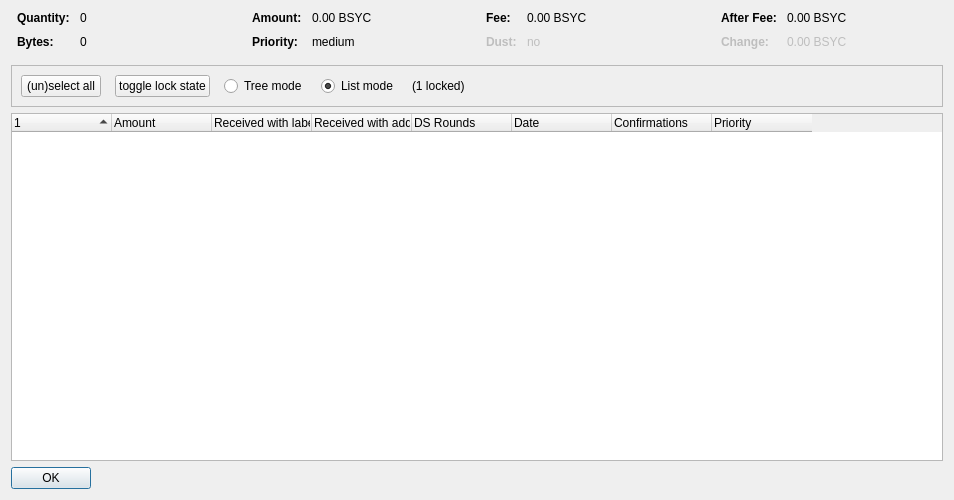
<?xml version="1.0" encoding="UTF-8"?>
<ui version="4.0">
 <class>CoinControlDialog</class>
 <widget class="QDialog" name="CoinControlDialog">
  <property name="geometry">
   <rect>
    <x>0</x>
    <y>0</y>
    <width>954</width>
    <height>500</height>
   </rect>
  </property>
  <property name="windowTitle">
   <string>Coin Selection</string>
  </property>
  <layout class="QVBoxLayout" name="verticalLayout">
   <item>
    <layout class="QHBoxLayout" name="horizontalLayoutTop" stretch="0,0,0,0">
     <property name="topMargin">
      <number>0</number>
     </property>
     <property name="bottomMargin">
      <number>10</number>
     </property>
     <item>
      <layout class="QFormLayout" name="formLayoutCoinControl1">
       <property name="horizontalSpacing">
        <number>10</number>
       </property>
       <property name="verticalSpacing">
        <number>10</number>
       </property>
       <property name="leftMargin">
        <number>6</number>
       </property>
       <property name="rightMargin">
        <number>6</number>
       </property>
       <item row="0" column="0">
        <widget class="QLabel" name="labelCoinControlQuantityText">
         <property name="font">
          <font>
           <weight>75</weight>
           <bold>true</bold>
          </font>
         </property>
         <property name="text">
          <string>Quantity:</string>
         </property>
        </widget>
       </item>
       <item row="0" column="1">
        <widget class="QLabel" name="labelCoinControlQuantity">
         <property name="cursor">
          <cursorShape>IBeamCursor</cursorShape>
         </property>
         <property name="contextMenuPolicy">
          <enum>Qt::ActionsContextMenu</enum>
         </property>
         <property name="text">
          <string notr="true">0</string>
         </property>
         <property name="textInteractionFlags">
          <set>Qt::LinksAccessibleByMouse|Qt::TextSelectableByKeyboard|Qt::TextSelectableByMouse</set>
         </property>
        </widget>
       </item>
       <item row="1" column="0">
        <widget class="QLabel" name="labelCoinControlBytesText">
         <property name="font">
          <font>
           <weight>75</weight>
           <bold>true</bold>
          </font>
         </property>
         <property name="text">
          <string>Bytes:</string>
         </property>
        </widget>
       </item>
       <item row="1" column="1">
        <widget class="QLabel" name="labelCoinControlBytes">
         <property name="cursor">
          <cursorShape>IBeamCursor</cursorShape>
         </property>
         <property name="contextMenuPolicy">
          <enum>Qt::ActionsContextMenu</enum>
         </property>
         <property name="text">
          <string notr="true">0</string>
         </property>
         <property name="textInteractionFlags">
          <set>Qt::LinksAccessibleByMouse|Qt::TextSelectableByKeyboard|Qt::TextSelectableByMouse</set>
         </property>
        </widget>
       </item>
      </layout>
     </item>
     <item>
      <layout class="QFormLayout" name="formLayoutCoinControl2">
       <property name="horizontalSpacing">
        <number>10</number>
       </property>
       <property name="verticalSpacing">
        <number>10</number>
       </property>
       <property name="leftMargin">
        <number>6</number>
       </property>
       <property name="rightMargin">
        <number>6</number>
       </property>
       <item row="0" column="0">
        <widget class="QLabel" name="labelCoinControlAmountText">
         <property name="font">
          <font>
           <weight>75</weight>
           <bold>true</bold>
          </font>
         </property>
         <property name="text">
          <string>Amount:</string>
         </property>
        </widget>
       </item>
       <item row="0" column="1">
        <widget class="QLabel" name="labelCoinControlAmount">
         <property name="cursor">
          <cursorShape>IBeamCursor</cursorShape>
         </property>
         <property name="contextMenuPolicy">
          <enum>Qt::ActionsContextMenu</enum>
         </property>
         <property name="text">
          <string notr="true">0.00 BSYC</string>
         </property>
         <property name="textInteractionFlags">
          <set>Qt::LinksAccessibleByMouse|Qt::TextSelectableByKeyboard|Qt::TextSelectableByMouse</set>
         </property>
        </widget>
       </item>
       <item row="1" column="0">
        <widget class="QLabel" name="labelCoinControlPriorityText">
         <property name="font">
          <font>
           <weight>75</weight>
           <bold>true</bold>
          </font>
         </property>
         <property name="text">
          <string>Priority:</string>
         </property>
        </widget>
       </item>
       <item row="1" column="1">
        <widget class="QLabel" name="labelCoinControlPriority">
         <property name="cursor">
          <cursorShape>IBeamCursor</cursorShape>
         </property>
         <property name="contextMenuPolicy">
          <enum>Qt::ActionsContextMenu</enum>
         </property>
         <property name="text">
          <string>medium</string>
         </property>
         <property name="textInteractionFlags">
          <set>Qt::LinksAccessibleByMouse|Qt::TextSelectableByKeyboard|Qt::TextSelectableByMouse</set>
         </property>
        </widget>
       </item>
      </layout>
     </item>
     <item>
      <layout class="QFormLayout" name="formLayoutCoinControl3">
       <property name="horizontalSpacing">
        <number>10</number>
       </property>
       <property name="verticalSpacing">
        <number>10</number>
       </property>
       <property name="leftMargin">
        <number>6</number>
       </property>
       <property name="rightMargin">
        <number>6</number>
       </property>
       <item row="0" column="0">
        <widget class="QLabel" name="labelCoinControlFeeText">
         <property name="font">
          <font>
           <weight>75</weight>
           <bold>true</bold>
          </font>
         </property>
         <property name="text">
          <string>Fee:</string>
         </property>
        </widget>
       </item>
       <item row="0" column="1">
        <widget class="QLabel" name="labelCoinControlFee">
         <property name="cursor">
          <cursorShape>IBeamCursor</cursorShape>
         </property>
         <property name="contextMenuPolicy">
          <enum>Qt::ActionsContextMenu</enum>
         </property>
         <property name="text">
          <string notr="true">0.00 BSYC</string>
         </property>
         <property name="textInteractionFlags">
          <set>Qt::LinksAccessibleByMouse|Qt::TextSelectableByKeyboard|Qt::TextSelectableByMouse</set>
         </property>
        </widget>
       </item>
       <item row="1" column="0">
        <widget class="QLabel" name="labelCoinControlLowOutputText">
         <property name="enabled">
          <bool>false</bool>
         </property>
         <property name="font">
          <font>
           <weight>75</weight>
           <bold>true</bold>
          </font>
         </property>
         <property name="text">
          <string>Dust:</string>
         </property>
        </widget>
       </item>
       <item row="1" column="1">
        <widget class="QLabel" name="labelCoinControlLowOutput">
         <property name="enabled">
          <bool>false</bool>
         </property>
         <property name="cursor">
          <cursorShape>IBeamCursor</cursorShape>
         </property>
         <property name="contextMenuPolicy">
          <enum>Qt::ActionsContextMenu</enum>
         </property>
         <property name="text">
          <string>no</string>
         </property>
         <property name="textInteractionFlags">
          <set>Qt::LinksAccessibleByMouse|Qt::TextSelectableByKeyboard|Qt::TextSelectableByMouse</set>
         </property>
        </widget>
       </item>
      </layout>
     </item>
     <item>
      <layout class="QFormLayout" name="formLayoutCoinControl4">
       <property name="horizontalSpacing">
        <number>10</number>
       </property>
       <property name="verticalSpacing">
        <number>10</number>
       </property>
       <property name="leftMargin">
        <number>6</number>
       </property>
       <property name="rightMargin">
        <number>6</number>
       </property>
       <item row="0" column="0">
        <widget class="QLabel" name="labelCoinControlAfterFeeText">
         <property name="font">
          <font>
           <weight>75</weight>
           <bold>true</bold>
          </font>
         </property>
         <property name="text">
          <string>After Fee:</string>
         </property>
        </widget>
       </item>
       <item row="0" column="1">
        <widget class="QLabel" name="labelCoinControlAfterFee">
         <property name="cursor">
          <cursorShape>IBeamCursor</cursorShape>
         </property>
         <property name="contextMenuPolicy">
          <enum>Qt::ActionsContextMenu</enum>
         </property>
         <property name="text">
          <string notr="true">0.00 BSYC</string>
         </property>
         <property name="textInteractionFlags">
          <set>Qt::LinksAccessibleByMouse|Qt::TextSelectableByKeyboard|Qt::TextSelectableByMouse</set>
         </property>
        </widget>
       </item>
       <item row="1" column="0">
        <widget class="QLabel" name="labelCoinControlChangeText">
         <property name="enabled">
          <bool>false</bool>
         </property>
         <property name="font">
          <font>
           <weight>75</weight>
           <bold>true</bold>
          </font>
         </property>
         <property name="text">
          <string>Change:</string>
         </property>
        </widget>
       </item>
       <item row="1" column="1">
        <widget class="QLabel" name="labelCoinControlChange">
         <property name="enabled">
          <bool>false</bool>
         </property>
         <property name="cursor">
          <cursorShape>IBeamCursor</cursorShape>
         </property>
         <property name="contextMenuPolicy">
          <enum>Qt::ActionsContextMenu</enum>
         </property>
         <property name="text">
          <string notr="true">0.00 BSYC</string>
         </property>
         <property name="textInteractionFlags">
          <set>Qt::LinksAccessibleByMouse|Qt::TextSelectableByKeyboard|Qt::TextSelectableByMouse</set>
         </property>
        </widget>
       </item>
      </layout>
     </item>
    </layout>
   </item>
   <item>
    <widget class="QFrame" name="frame">
     <property name="minimumSize">
      <size>
       <width>0</width>
       <height>40</height>
      </size>
     </property>
     <property name="frameShape">
      <enum>QFrame::StyledPanel</enum>
     </property>
     <property name="frameShadow">
      <enum>QFrame::Sunken</enum>
     </property>
     <layout class="QHBoxLayout" name="horizontalLayout">
      <item>
       <layout class="QHBoxLayout" name="horizontalLayoutPanel" stretch="0,0,0,0,0,0">
        <property name="spacing">
         <number>14</number>
        </property>
        <item>
         <widget class="QPushButton" name="pushButtonSelectAll">
          <property name="sizePolicy">
           <sizepolicy hsizetype="Maximum" vsizetype="Fixed">
            <horstretch>0</horstretch>
            <verstretch>0</verstretch>
           </sizepolicy>
          </property>
          <property name="text">
           <string>(un)select all</string>
          </property>
          <property name="autoDefault">
           <bool>false</bool>
          </property>
         </widget>
        </item>
        <item>
         <widget class="QPushButton" name="pushButtonToggleLock">
          <property name="sizePolicy">
           <sizepolicy hsizetype="Maximum" vsizetype="Fixed">
            <horstretch>0</horstretch>
            <verstretch>0</verstretch>
           </sizepolicy>
          </property>
          <property name="text">
           <string>toggle lock state</string>
          </property>
          <property name="autoDefault">
           <bool>false</bool>
          </property>
         </widget>
        </item>
        <item>
         <widget class="QRadioButton" name="radioTreeMode">
          <property name="sizePolicy">
           <sizepolicy hsizetype="Maximum" vsizetype="Fixed">
            <horstretch>0</horstretch>
            <verstretch>0</verstretch>
           </sizepolicy>
          </property>
          <property name="text">
           <string>Tree mode</string>
          </property>
         </widget>
        </item>
        <item>
         <widget class="QRadioButton" name="radioListMode">
          <property name="sizePolicy">
           <sizepolicy hsizetype="Maximum" vsizetype="Fixed">
            <horstretch>0</horstretch>
            <verstretch>0</verstretch>
           </sizepolicy>
          </property>
          <property name="text">
           <string>List mode</string>
          </property>
          <property name="checked">
           <bool>true</bool>
          </property>
         </widget>
        </item>
        <item>
         <widget class="QLabel" name="labelLocked">
          <property name="text">
           <string>(1 locked)</string>
          </property>
         </widget>
        </item>
        <item>
         <spacer name="horizontalSpacer">
          <property name="orientation">
           <enum>Qt::Horizontal</enum>
          </property>
          <property name="sizeHint" stdset="0">
           <size>
            <width>40</width>
            <height>20</height>
           </size>
          </property>
         </spacer>
        </item>
       </layout>
      </item>
     </layout>
    </widget>
   </item>
   <item>
    <widget class="CoinControlTreeWidget" name="treeWidget">
     <property name="contextMenuPolicy">
      <enum>Qt::CustomContextMenu</enum>
     </property>
     <property name="sortingEnabled">
      <bool>false</bool>
     </property>
     <property name="columnCount">
      <number>8</number>
     </property>
     <attribute name="headerShowSortIndicator" stdset="0">
      <bool>true</bool>
     </attribute>
     <attribute name="headerStretchLastSection">
      <bool>false</bool>
     </attribute>
     <column>
      <property name="text">
       <string/>
      </property>
     </column>
     <column>
      <property name="text">
       <string>Amount</string>
      </property>
     </column>
     <column>
      <property name="text">
       <string>Received with label</string>
      </property>
     </column>
     <column>
      <property name="text">
       <string>Received with address</string>
      </property>
     </column>
     <column>
      <property name="text">
       <string>DS Rounds</string>
      </property>
     </column>
     <column>
      <property name="text">
       <string>Date</string>
      </property>
     </column>
     <column>
      <property name="text">
       <string>Confirmations</string>
      </property>
      <property name="toolTip">
       <string>Confirmed</string>
      </property>
     </column>
     <column>
      <property name="text">
       <string>Priority</string>
      </property>
     </column>
    </widget>
   </item>
   <item>
    <widget class="QDialogButtonBox" name="buttonBox">
     <property name="sizePolicy">
      <sizepolicy hsizetype="Maximum" vsizetype="Fixed">
       <horstretch>0</horstretch>
       <verstretch>0</verstretch>
      </sizepolicy>
     </property>
     <property name="orientation">
      <enum>Qt::Horizontal</enum>
     </property>
     <property name="standardButtons">
      <set>QDialogButtonBox::Ok</set>
     </property>
    </widget>
   </item>
  </layout>
 </widget>
 <customwidgets>
  <customwidget>
   <class>CoinControlTreeWidget</class>
   <extends>QTreeWidget</extends>
   <header>coincontroltreewidget.h</header>
  </customwidget>
 </customwidgets>
 <resources/>
 <connections/>
</ui>
